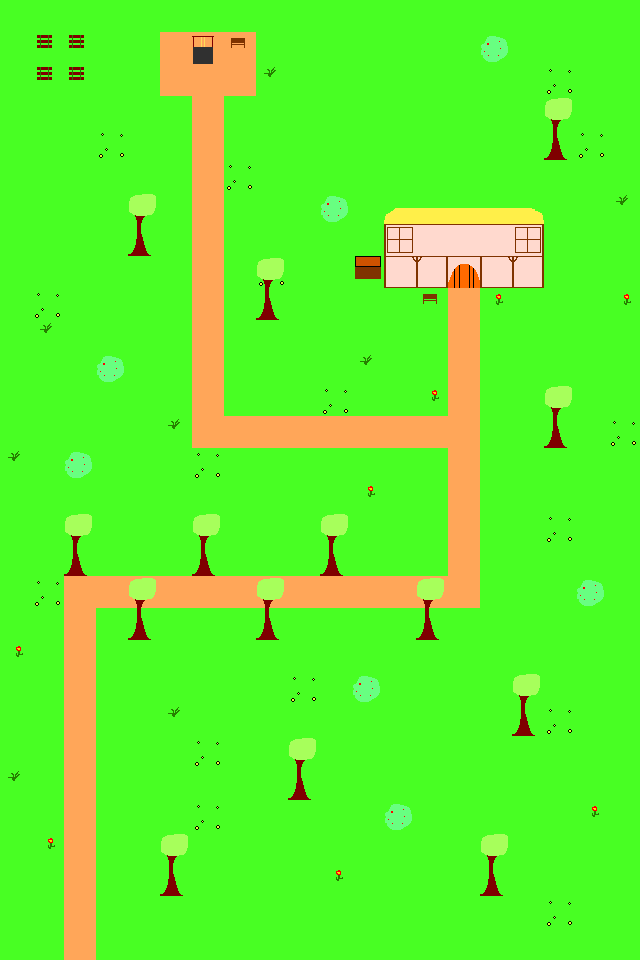

Below is a game level as drawn by its tile map, then a one-line description and the .tmx that defines it (tile-layer data replaced by summaries):
An orthogonal 20x30 tile map with 32x32 px tiles, 4 tile layers (Tile Layer 1, Tile Layer 2, Tile Layer 3, Tile Layer 4).

<map version="1.0" orientation="orthogonal" width="20" height="30" tilewidth="32" tileheight="32">
 <properties>
  <property name="Description" value="" />
  <property name="Musique" value="" />
  <property name="Nom" value="LD26-Ferme" />
 </properties>
 <tileset firstgid="1" name="Tileset LD26" tilewidth="32" tileheight="32">
  <image source="TilesetLD26.png" trans="ffffff" width="96" height="800" />
  <tile id="0">
   <properties>
    <property name="Praticabilite" value="True" />
   </properties>
  </tile>
  <tile id="1">
   <properties>
    <property name="Praticabilite" value="True" />
   </properties>
  </tile>
  <tile id="2">
   <properties>
    <property name="Praticabilite" value="True" />
   </properties>
  </tile>
  <tile id="3">
   <properties>
    <property name="Praticabilite" value="False" />
   </properties>
  </tile>
  <tile id="4">
   <properties>
    <property name="Praticabilite" value="False" />
   </properties>
  </tile>
  <tile id="5">
   <properties>
    <property name="Praticabilite" value="False" />
   </properties>
  </tile>
  <tile id="6">
   <properties>
    <property name="Praticabilite" value="False" />
   </properties>
  </tile>
  <tile id="7">
   <properties>
    <property name="Praticabilite" value="False" />
   </properties>
  </tile>
  <tile id="8">
   <properties>
    <property name="Praticabilite" value="False" />
   </properties>
  </tile>
  <tile id="9">
   <properties>
    <property name="Praticabilite" value="False" />
   </properties>
  </tile>
  <tile id="10">
   <properties>
    <property name="Praticabilite" value="False" />
   </properties>
  </tile>
  <tile id="11">
   <properties>
    <property name="Praticabilite" value="False" />
   </properties>
  </tile>
  <tile id="12">
   <properties>
    <property name="Praticabilite" value="True" />
   </properties>
  </tile>
  <tile id="13">
   <properties>
    <property name="Praticabilite" value="False" />
   </properties>
  </tile>
  <tile id="14">
   <properties>
    <property name="Praticabilite" value="False" />
   </properties>
  </tile>
  <tile id="15">
   <properties>
    <property name="Praticabilite" value="False" />
   </properties>
  </tile>
  <tile id="16">
   <properties>
    <property name="Praticabilite" value="False" />
   </properties>
  </tile>
  <tile id="17">
   <properties>
    <property name="Praticabilite" value="False" />
   </properties>
  </tile>
  <tile id="18">
   <properties>
    <property name="Praticabilite" value="False" />
   </properties>
  </tile>
  <tile id="19">
   <properties>
    <property name="Praticabilite" value="False" />
   </properties>
  </tile>
  <tile id="20">
   <properties>
    <property name="Praticabilite" value="False" />
   </properties>
  </tile>
  <tile id="21">
   <properties>
    <property name="Praticabilite" value="False" />
   </properties>
  </tile>
  <tile id="22">
   <properties>
    <property name="Praticabilite" value="True" />
   </properties>
  </tile>
  <tile id="23">
   <properties>
    <property name="Praticabilite" value="True" />
   </properties>
  </tile>
  <tile id="24">
   <properties>
    <property name="Praticabilite" value="False" />
   </properties>
  </tile>
  <tile id="25">
   <properties>
    <property name="Praticabilite" value="False" />
   </properties>
  </tile>
  <tile id="26">
   <properties>
    <property name="Praticabilite" value="False" />
   </properties>
  </tile>
  <tile id="27">
   <properties>
    <property name="Praticabilite" value="True" />
   </properties>
  </tile>
  <tile id="28">
   <properties>
    <property name="Praticabilite" value="True" />
   </properties>
  </tile>
  <tile id="29">
   <properties>
    <property name="Praticabilite" value="True" />
   </properties>
  </tile>
  <tile id="30">
   <properties>
    <property name="Praticabilite" value="True" />
   </properties>
  </tile>
  <tile id="31">
   <properties>
    <property name="Praticabilite" value="True" />
   </properties>
  </tile>
  <tile id="32">
   <properties>
    <property name="Praticabilite" value="True" />
   </properties>
  </tile>
  <tile id="33">
   <properties>
    <property name="Praticabilite" value="False" />
   </properties>
  </tile>
  <tile id="34">
   <properties>
    <property name="Praticabilite" value="True" />
   </properties>
  </tile>
  <tile id="35">
   <properties>
    <property name="Praticabilite" value="True" />
   </properties>
  </tile>
  <tile id="36">
   <properties>
    <property name="Praticabilite" value="True" />
   </properties>
  </tile>
  <tile id="37">
   <properties>
    <property name="Praticabilite" value="True" />
   </properties>
  </tile>
  <tile id="38">
   <properties>
    <property name="Praticabilite" value="True" />
   </properties>
  </tile>
  <tile id="39">
   <properties>
    <property name="Praticabilite" value="True" />
   </properties>
  </tile>
  <tile id="40">
   <properties>
    <property name="Praticabilite" value="True" />
   </properties>
  </tile>
  <tile id="41">
   <properties>
    <property name="Praticabilite" value="True" />
   </properties>
  </tile>
  <tile id="42">
   <properties>
    <property name="Praticabilite" value="True" />
   </properties>
  </tile>
  <tile id="43">
   <properties>
    <property name="Praticabilite" value="True" />
   </properties>
  </tile>
  <tile id="44">
   <properties>
    <property name="Praticabilite" value="True" />
   </properties>
  </tile>
  <tile id="45">
   <properties>
    <property name="Praticabilite" value="True" />
   </properties>
  </tile>
  <tile id="46">
   <properties>
    <property name="Praticabilite" value="True" />
   </properties>
  </tile>
  <tile id="47">
   <properties>
    <property name="Praticabilite" value="True" />
   </properties>
  </tile>
  <tile id="48">
   <properties>
    <property name="Praticabilite" value="True" />
   </properties>
  </tile>
  <tile id="49">
   <properties>
    <property name="Praticabilite" value="True" />
   </properties>
  </tile>
  <tile id="50">
   <properties>
    <property name="Praticabilite" value="True" />
   </properties>
  </tile>
  <tile id="51">
   <properties>
    <property name="Praticabilite" value="True" />
   </properties>
  </tile>
  <tile id="52">
   <properties>
    <property name="Praticabilite" value="True" />
   </properties>
  </tile>
  <tile id="53">
   <properties>
    <property name="Praticabilite" value="True" />
   </properties>
  </tile>
  <tile id="54">
   <properties>
    <property name="Praticabilite" value="True" />
   </properties>
  </tile>
  <tile id="55">
   <properties>
    <property name="Praticabilite" value="True" />
   </properties>
  </tile>
  <tile id="56">
   <properties>
    <property name="Praticabilite" value="True" />
   </properties>
  </tile>
  <tile id="57">
   <properties>
    <property name="Praticabilite" value="True" />
   </properties>
  </tile>
  <tile id="58">
   <properties>
    <property name="Praticabilite" value="True" />
   </properties>
  </tile>
  <tile id="59">
   <properties>
    <property name="Praticabilite" value="True" />
   </properties>
  </tile>
  <tile id="60">
   <properties>
    <property name="Praticabilite" value="True" />
   </properties>
  </tile>
  <tile id="61">
   <properties>
    <property name="Praticabilite" value="True" />
   </properties>
  </tile>
  <tile id="62">
   <properties>
    <property name="Praticabilite" value="True" />
   </properties>
  </tile>
  <tile id="63">
   <properties>
    <property name="Praticabilite" value="True" />
   </properties>
  </tile>
  <tile id="64">
   <properties>
    <property name="Praticabilite" value="True" />
   </properties>
  </tile>
  <tile id="65">
   <properties>
    <property name="Praticabilite" value="True" />
   </properties>
  </tile>
  <tile id="66">
   <properties>
    <property name="Praticabilite" value="True" />
   </properties>
  </tile>
  <tile id="67">
   <properties>
    <property name="Praticabilite" value="True" />
   </properties>
  </tile>
  <tile id="68">
   <properties>
    <property name="Praticabilite" value="True" />
   </properties>
  </tile>
  <tile id="69">
   <properties>
    <property name="Praticabilite" value="True" />
   </properties>
  </tile>
  <tile id="70">
   <properties>
    <property name="Praticabilite" value="True" />
   </properties>
  </tile>
  <tile id="71">
   <properties>
    <property name="Praticabilite" value="True" />
   </properties>
  </tile>
  <tile id="72">
   <properties>
    <property name="Praticabilite" value="True" />
   </properties>
  </tile>
  <tile id="73">
   <properties>
    <property name="Praticabilite" value="True" />
   </properties>
  </tile>
  <tile id="74">
   <properties>
    <property name="Praticabilite" value="True" />
   </properties>
  </tile>
 </tileset>
 <layer name="Tile Layer 1" width="20" height="30">
  <data>[600 cells, 600 non-empty, 3 distinct tile ids]</data>
 </layer>
 <layer name="Tile Layer 2" width="20" height="30">
  <data>[600 cells, 54 non-empty, 13 distinct tile ids]</data>
 </layer>
 <layer name="Tile Layer 3" width="20" height="30">
  <data>[600 cells, 3 non-empty, 2 distinct tile ids]</data>
 </layer>
 <layer name="Tile Layer 4" width="20" height="30">
  <data>[600 cells, 20 non-empty, 5 distinct tile ids]</data>
 </layer>
</map>
